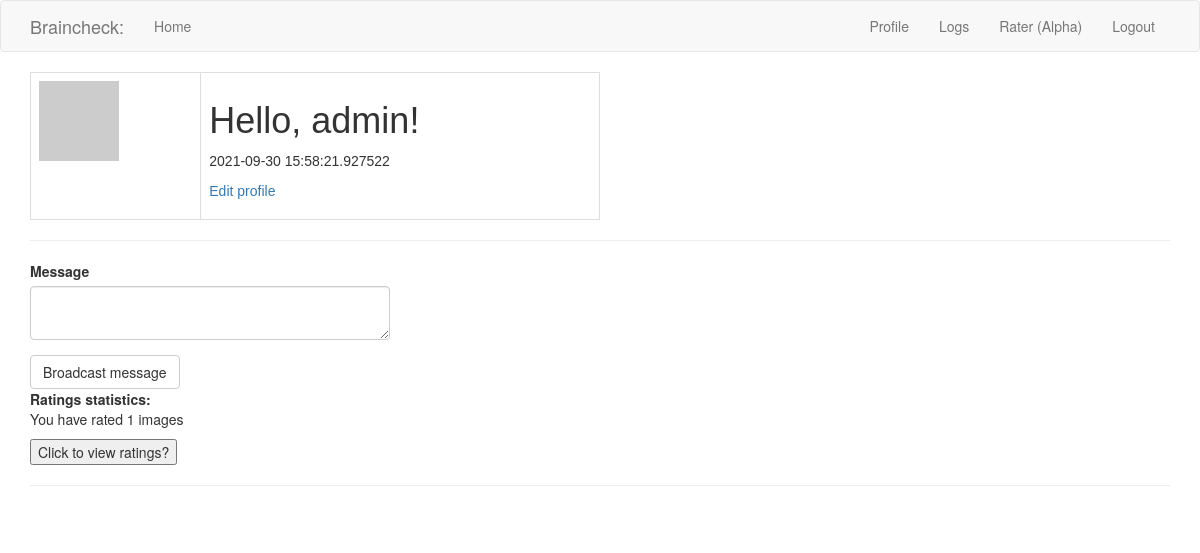
/user/admin (signed in), run on an earlier commit of the app's database.
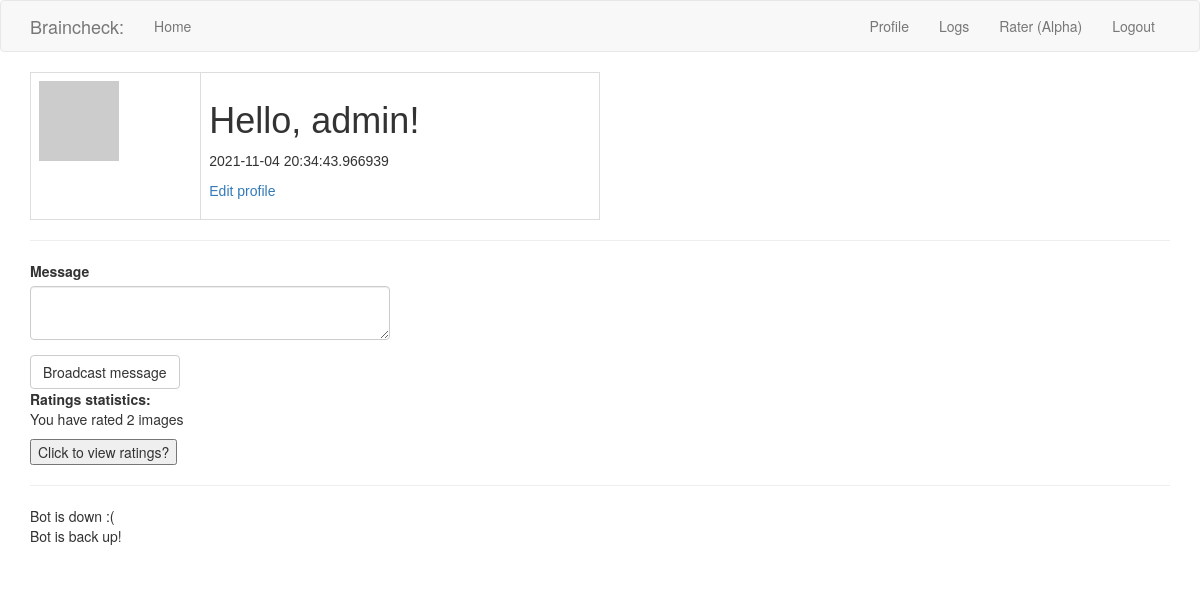
And on a later commit of the database.
### app/models.py (models this page shows, shortened)
class Usernames(db.Model, UserMixin):
    __tablename__ = 'usernames'
    id = db.Column(db.Integer, primary_key=True)
    username = db.Column(db.String, index=True, unique=True)
    pass_hash = db.Column(db.String)
    about_me = db.Column(db.String(140))
    last_seen = db.Column(db.DateTime, default=datetime.utcnow)
    broadcasts = db.relationship('Broadcasts', backref='mod', lazy='dynamic')
    scan_ratings = db.relationship('ScanRater', backref='scan_rater', lazy = 'dynamic')
    def avatar(self, size):
        digest = md5(self.username.lower().encode('utf-8')).hexdigest()
        return 'https://gravatar.com/avatar/{}?d=identicon&s={}'.format(digest, size)

class Broadcasts(db.Model):
    __tablename__ = 'broadcasts'
    id = db.Column(db.Integer, primary_key=True)
    broadcast = db.Column(db.String, nullable=False)
    timestamp = db.Column(db.DateTime, index=True, default=datetime.utcnow)
    user_id = db.Column(db.Integer, db.ForeignKey('usernames.id'))

### app/routes.py (the view)
@app.route('/user/<username>', methods=['GET', 'POST'])
@login_required
def user(username):
    user = Usernames.query.filter_by(username=username).first_or_404()
    announcements = db.session.query(Broadcasts).all()
    form = Notifications()
    if form.validate_on_submit():
        message = Broadcasts(broadcast=form.notif.data)
        db.session.add(message)
        db.session.commit()
        flash('Message has been sent to the site.')
        return redirect(url_for('user', username=current_user.username))
    user_ratings = db.session.query(Usernames.username, db.func.count(Usernames.id)).\
        join(Usernames.scan_ratings).group_by(Usernames.id).all()
    user_ratings = {user:num for user,num in user_ratings}
    ratings_summary = db.session.query(ScanRater)
    return render_template('user.html', user=user, announcements=announcements, form=form, user_ratings=user_ratings, ratings_summary=ratings_summary)

### app/forms.py
class Notifications(FlaskForm):
    notif = TextAreaField('Message', validators=[DataRequired()])
    submit = SubmitField('Broadcast message')

### app/models.py (called while the page is built)
@login.user_loader
def load_user(id):
    return Usernames.query.get(int(id))

### app/routes.py (called while the page is built)
@app.before_request
def before_request():
    if current_user.is_authenticated:
        current_user.last_seen = datetime.utcnow()
        db.session.commit()

### app/templates/user.html (shortened to what this page needs)
{% extends "base.html" %}
{% import 'bootstrap/wtf.html' as wtf %}
{% block app_content %}
    <table>
        <tr valign="top">
            <td><img src="{{ user.avatar(128) }}"></td>
            <td>
                <h1>Hello, {{ user.username }}!</h1>
                {% if user.last_seen %}<p>{{ user.last_seen }}</p>{% endif %}
                {% if user == current_user %}
                <p>
                    <a href="{{ url_for('edit_profile') }}">Edit profile</a>
                </p>
                {% endif %}
            </td>
        </tr>
    </table>
    {% if current_user.username == 'admin' %}
    <hr>
    <div class='row'>
        <div class="col-md-4">
            {{ wtf.quick_form(form) }}
        </div>
    </div>
    {% endif %}
    <div>
        <b>Ratings statistics: </b>
        {% if current_user.username in user_ratings.keys() %}
        <p>You have rated {{ user_ratings[current_user.username] }} images</p>
        {% else %}
        <p>You haven't rated any images yet! <a href="{{ url_for('rater') }}">Go rate some now!</a></p>
        {% endif %}
        <button onclick='ShowTable()'>Click to view ratings?</button>
    </div>
    <hr>
    {% for announcement in announcements %}
        {{ announcement.broadcast }} <br>
    {% endfor %} <br>
{% endblock %}

What changed in the data, as far as the page shows it:
changed Usernames "admin": last_seen "2021-09-30 15:58:21.927522" → "2021-11-04 20:34:43.966939"; username "1" → "2"
added Broadcasts: broadcast "Bot is down :("
added Broadcasts: broadcast "Bot is back up!"
